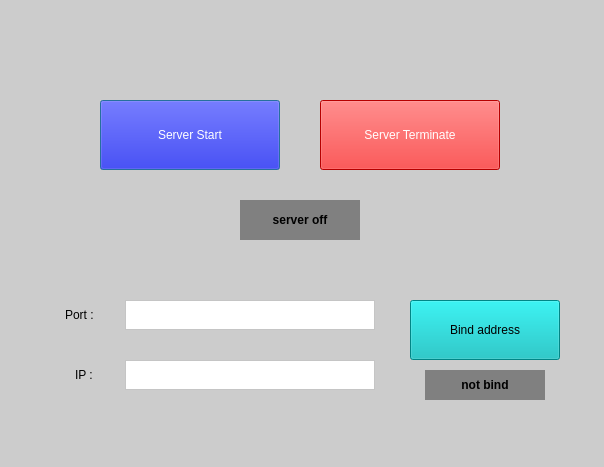
<?xml version="1.0" encoding="UTF-8"?>
<ui version="4.0">
 <class>Dialog</class>
 <widget class="QDialog" name="Dialog">
  <property name="geometry">
   <rect>
    <x>0</x>
    <y>0</y>
    <width>604</width>
    <height>467</height>
   </rect>
  </property>
  <property name="windowTitle">
   <string>Dialog</string>
  </property>
  <property name="styleSheet">
   <string notr="true">background-color: #cccccc;</string>
  </property>
  <widget class="QTextEdit" name="port_num">
   <property name="geometry">
    <rect>
     <x>125</x>
     <y>300</y>
     <width>250</width>
     <height>30</height>
    </rect>
   </property>
   <property name="styleSheet">
    <string notr="true">background-color: white;</string>
   </property>
  </widget>
  <widget class="QTextEdit" name="ip_num">
   <property name="geometry">
    <rect>
     <x>125</x>
     <y>360</y>
     <width>250</width>
     <height>30</height>
    </rect>
   </property>
   <property name="styleSheet">
    <string notr="true">background-color: white;</string>
   </property>
  </widget>
  <widget class="QLabel" name="port_label">
   <property name="geometry">
    <rect>
     <x>65</x>
     <y>305</y>
     <width>100</width>
     <height>20</height>
    </rect>
   </property>
   <property name="text">
    <string>Port :</string>
   </property>
  </widget>
  <widget class="QLabel" name="ip_label">
   <property name="geometry">
    <rect>
     <x>75</x>
     <y>365</y>
     <width>60</width>
     <height>20</height>
    </rect>
   </property>
   <property name="text">
    <string>IP :</string>
   </property>
  </widget>
  <widget class="QPushButton" name="start_btn">
   <property name="geometry">
    <rect>
     <x>100</x>
     <y>100</y>
     <width>180</width>
     <height>70</height>
    </rect>
   </property>
   <property name="styleSheet">
    <string notr="true">color: white;
background-color: #0000dd;</string>
   </property>
   <property name="text">
    <string>Server Start</string>
   </property>
  </widget>
  <widget class="QPushButton" name="stop_btn">
   <property name="geometry">
    <rect>
     <x>320</x>
     <y>100</y>
     <width>180</width>
     <height>70</height>
    </rect>
   </property>
   <property name="styleSheet">
    <string notr="true">color: white;
background-color: red;</string>
   </property>
   <property name="text">
    <string>Server Terminate</string>
   </property>
  </widget>
  <widget class="QPushButton" name="bind_btn">
   <property name="geometry">
    <rect>
     <x>410</x>
     <y>300</y>
     <width>150</width>
     <height>60</height>
    </rect>
   </property>
   <property name="styleSheet">
    <string notr="true">background-color: #00bbbb</string>
   </property>
   <property name="text">
    <string>Bind address</string>
   </property>
  </widget>
  <widget class="QLabel" name="server_status">
   <property name="geometry">
    <rect>
     <x>240</x>
     <y>200</y>
     <width>120</width>
     <height>40</height>
    </rect>
   </property>
   <property name="layoutDirection">
    <enum>Qt::RightToLeft</enum>
   </property>
   <property name="styleSheet">
    <string notr="true">background-color: gray;
font-weight: bold;
</string>
   </property>
   <property name="text">
    <string>server off</string>
   </property>
   <property name="alignment">
    <set>Qt::AlignCenter</set>
   </property>
  </widget>
  <widget class="QLabel" name="bind_status">
   <property name="geometry">
    <rect>
     <x>425</x>
     <y>370</y>
     <width>120</width>
     <height>30</height>
    </rect>
   </property>
   <property name="layoutDirection">
    <enum>Qt::RightToLeft</enum>
   </property>
   <property name="styleSheet">
    <string notr="true">background-color: gray;
font-weight: bold;
</string>
   </property>
   <property name="text">
    <string>not bind</string>
   </property>
   <property name="alignment">
    <set>Qt::AlignCenter</set>
   </property>
  </widget>
  <zorder>port_label</zorder>
  <zorder>ip_label</zorder>
  <zorder>start_btn</zorder>
  <zorder>stop_btn</zorder>
  <zorder>port_num</zorder>
  <zorder>ip_num</zorder>
  <zorder>bind_btn</zorder>
  <zorder>server_status</zorder>
  <zorder>bind_status</zorder>
 </widget>
 <resources/>
 <connections/>
</ui>
